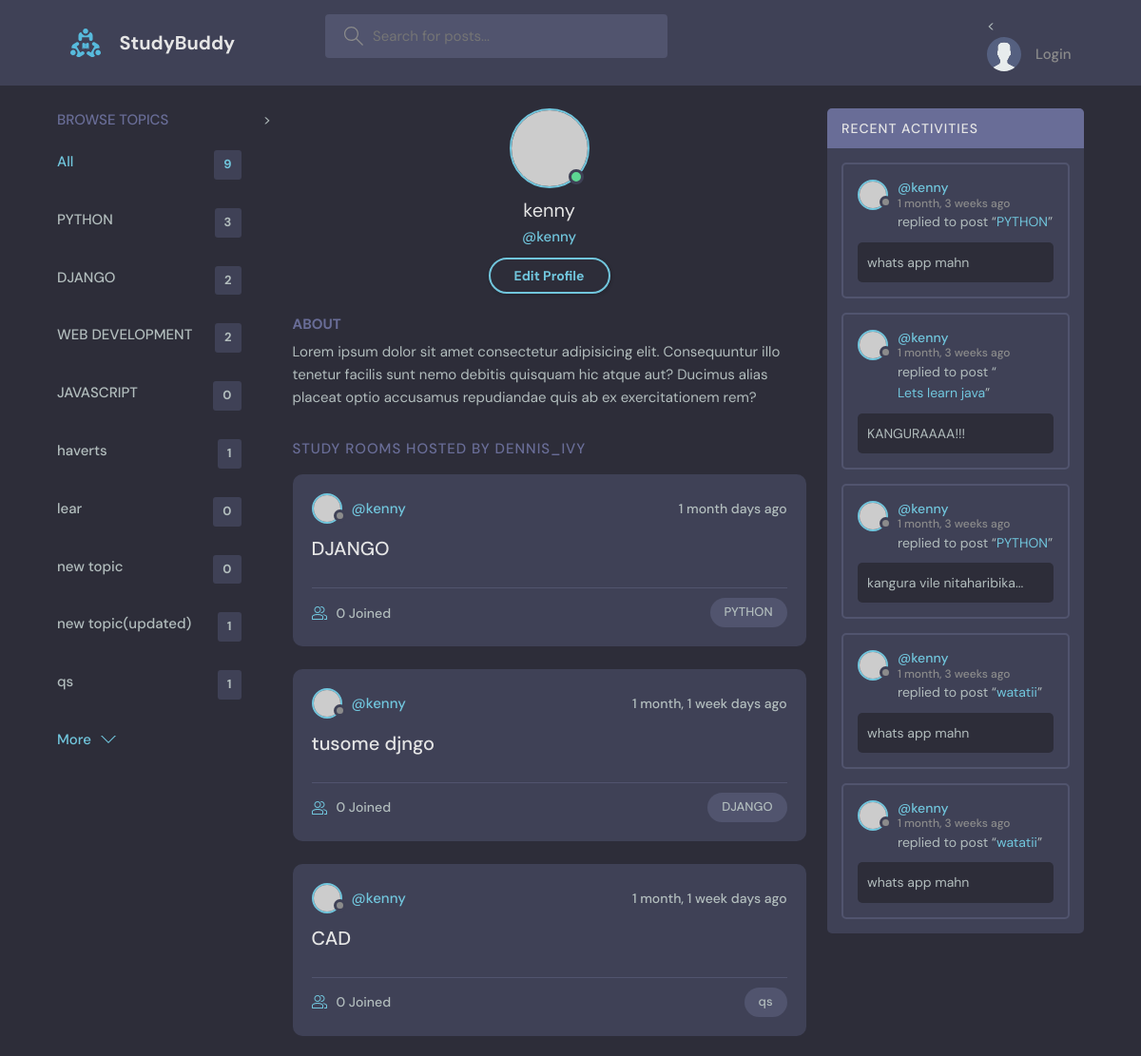
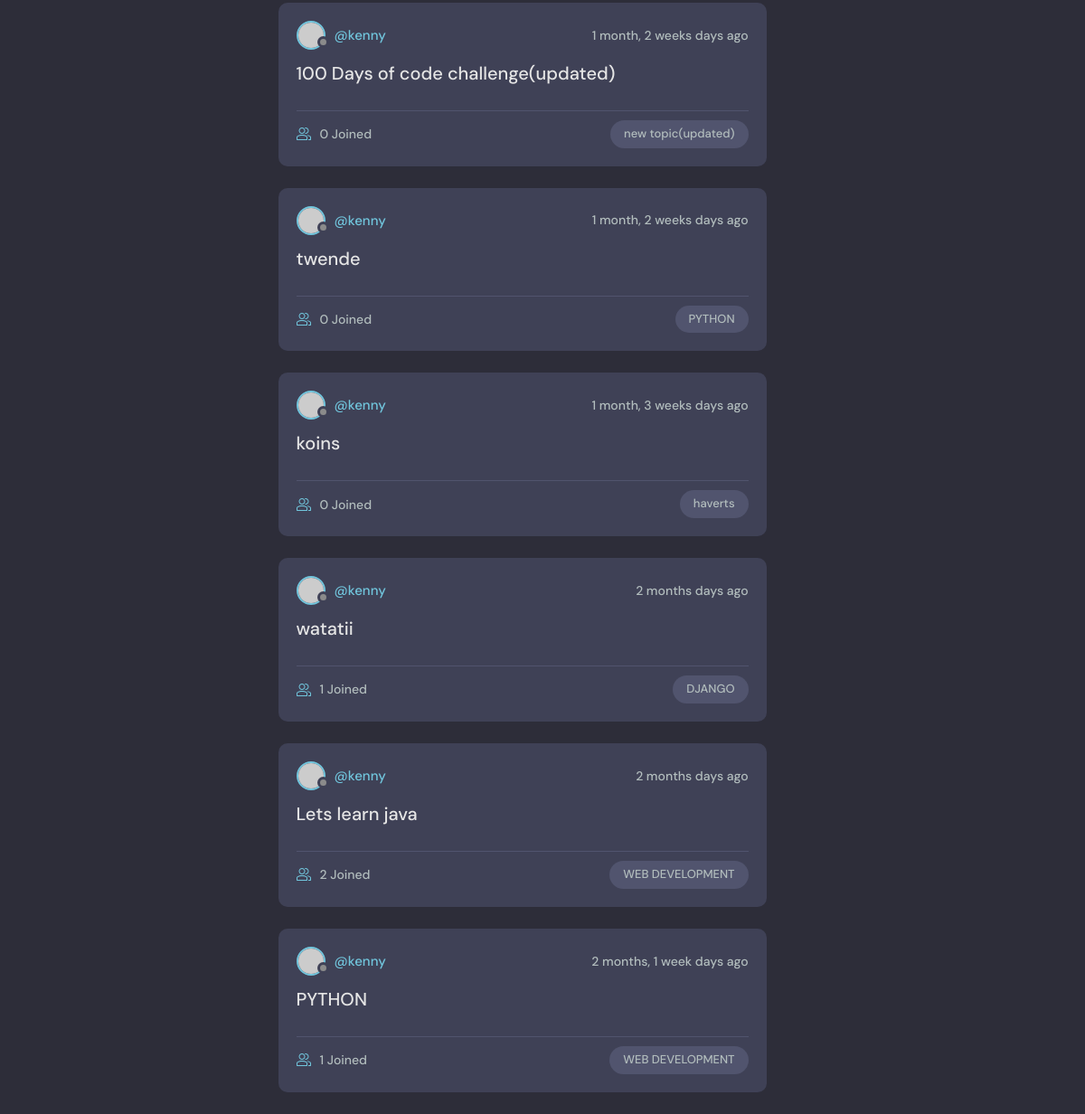
The app's page /profile/1 with its own data (2 pictures, top to bottom).
### new_app/models.py (models this page shows, shortened)
class Topic(models.Model):
    name = models.CharField(max_length=200)

class Room(models.Model):
    host = models.ForeignKey(User, on_delete=models.SET_NULL, null=True)
    topic = models.ForeignKey(Topic, on_delete=models.SET_NULL, null=True)
    name = models.CharField(max_length=200)
    description = models.TextField(null=True, blank=True)
    participants = models.ManyToManyField(User,related_name='participants', blank=True)
    updated = models.DateTimeField(auto_now=True)
    created = models.DateTimeField(auto_now_add=True)
    class Meta:
        ordering = ['-updated', '-created']
    def __str__(self):
        return self.name

class Messages(models.Model):
    user = models.ForeignKey(User, on_delete= models.CASCADE)
    room = models.ForeignKey(Room, on_delete=models.CASCADE)
    body = models.TextField()
    updated = models.DateTimeField(auto_now=True)
    created = models.DateTimeField(auto_now_add=True)
    class Meta:
        ordering = ['-updated', '-created']

### new_app/views.py (the view)
# urls.py: path('profile/<str:pk>', views.userProfile, name='user-profile'),
def userProfile(request, pk):
    user= User.objects.get(id=pk)
    rooms= user.room_set.all()
    room_messages= user.messages_set.all()
    topics= Topic.objects.all()
    context = {'user': user, 'rooms':rooms, 'room_messages': room_messages, 'topics': topics}
    return render(request, 'new_app/profile.html', context)

### new_app/templates/new_app/profile.html
{% extends 'main.html' %}
{%block content%}
  <main class="profile-page layout layout--3">
    <div class="container">
      {% include 'new_app/topics_component.html' %}>
      <div class="roomList">
        <div class="profile">
          <div class="profile__avatar">
            <div class="avatar avatar--large active">
              <img src="https://randomuser.me/api/portraits/men/11.jpg" />
            </div>
          </div>
          <div class="profile__info">
            <h3>{{user.username}}</h3>
            <p>@{{user.username}}</p>
            <a href="edit-user.html" class="btn btn--main btn--pill">Edit Profile</a>
          </div>
          <div class="profile__about">
            <h3>About</h3>
            <p>
              Lorem ipsum dolor sit amet consectetur adipisicing elit. Consequuntur illo tenetur
              facilis sunt nemo debitis quisquam hic atque aut? Ducimus alias placeat optio
              accusamus repudiandae quis ab ex exercitationem rem?
            </p>
          </div>
        </div>
        <div class="roomList__header">
          <div>
            <h2>Study Rooms Hosted by dennis_ivy</a>
            </h2>
          </div>
        </div>
        {% include 'new_app/feed_component.html' %}
      </div>
{% include 'new_app/activity_component.html' %}
    </div>
  </main>
{%endblock content%}

### templates/main.html (shortened to what this page needs)
<!DOCTYPE html>
{% load static %}
<html lang="en">
  <head>
    <link rel="stylesheet" href="{% static 'styles/style.css' %}" />
  </head>
  <body>
    {% include 'navbar.html' %}
    {% block content %}
    {% endblock %}
  </body>
</html>

### templates/navbar.html (shortened to what this page needs)
{% load static %}
<header class="header header--loggedIn">
    <div class="container">
      <a href="{% url 'home' %}" class="header__logo">
        <img src="{% static 'images/logo.svg' %}" />
        <h1>StudyBuddy</h1>
      </a>
      <form class="header__search" method="GET" action="{% url 'home' %}">
        <label>
          <input name="q"  placeholder="Search for posts..." />
        </label>
      </form>
      <nav class="header__menu">
        {% if request.user.is_authenticated %}
        <div class="header__user">
          <a href="profile.html">
            <div class="avatar avatar--medium active">
              <img src="https://randomuser.me/api/portraits/men/37.jpg" />
            </div>
            <p>{{request.user.username}} <span>@{{request.user.username}}</span></p>
          </a>
          <button class="dropdown-button">
            <svg version="1.1" xmlns="http://www.w3.org/2000/svg" width="32" height="32" viewBox="0 0 32 32">
              <title>chevron-down</title>
              <path d="M16 21l-13-13h-3l16 16 16-16h-3l-13 13z"></path>
            </svg>
          </button>
        </div>
        {% else %}
        < <a href="{% url 'login'%}">
          <img src="{% static 'images/avatar.svg' %} " />
          <p>Login</p>
        </a>
        {% endif %}
      </nav>
    </div>
  </header>

### new_app/templates/new_app/topics_component.html
<div class="topics">
       <div class="topics__header">
         <h2>Browse Topics</h2>
       </div>
       <ul class="topics__list">
         <li>
           <a href="{% url 'home' %}" class="active">All <span>{{topics.count}}</span></a>
         </li>
         {% for topic in topics %}
         <li>
           <a href="{% url 'home' %}?q={{topic.name}}">{{topic.name}} <span>{{topic.room_set.all.count}}</span></a>
         </li>
         {% endfor %}
       </ul>
       <button class="btn btn--link" href="topics.html">
         More
         <svg version="1.1" xmlns="http://www.w3.org/2000/svg" width="32" height="32" viewBox="0 0 32 32">
           <title>chevron-down</title>
           <path d="M16 21l-13-13h-3l16 16 16-16h-3l-13 13z"></path>
         </svg>
       </button>
     </div>

### new_app/templates/new_app/feed_component.html (shortened to what this page needs)
{% for room in rooms %}
<div class="roomListRoom">
    <div class="roomListRoom__header">
      <a href="{% url 'user-profile' room.host.id %}" class="roomListRoom__author">
        <div class="avatar avatar--small">
          <img src="https://randomuser.me/api/portraits/women/11.jpg" />
        </div>
        <span>@{{room.host.username}}</span>
      </a>
      <div class="roomListRoom__actions">
        <span>{{room.created | timesince}} days ago</span>
      </div>
    </div>
    <div class="roomListRoom__content">
      <a href="{% url 'room' room.id %}">{{room.name}}</a>
    </div>
    <div class="roomListRoom__meta">
      <a href="{% url 'room' room.id %}" class="roomListRoom__joined">
        {{room.participants.all.count}} Joined
      </a>
      <p class="roomListRoom__topic">{{room.topic.name}}</p>
    </div>
  </div>
{% endfor %}

### new_app/templates/new_app/activity_component.html (shortened to what this page needs)
<div class="activities">
    <div class="activities__header">
      <h2>Recent Activities</h2>
    </div>
    {% for message in room_messages %}
    <div class="activities__box">
      <div class="activities__boxHeader roomListRoom__header">
        <a href="{% url 'user-profile' message.user.id %}" class="roomListRoom__author">
          <div class="avatar avatar--small">
            <img src="https://randomuser.me/api/portraits/women/11.jpg" />
          </div>
          <p>
            @{{message.user}}
            <span>{{message.created|timesince}} ago</span>
          </p>
        </a>
      </div>
      <div class="activities__boxContent">
        <p>replied to post “<a href="{% url 'room' message.room.id %}">{{message.room}}</a>”</p>
        <div class="activities__boxRoomContent">
         {{message.body}}
        </div>
      </div>
    </div>
    {%endfor%}
  </div>

### records on screen
Topic: name "PYTHON", room_set.all.count "3"
Topic: name "DJANGO", room_set.all.count "2"
Topic: name "WEB DEVELOPMENT", room_set.all.count "2"
Topic: name "JAVASCRIPT", room_set.all.count "0"
Topic: name "haverts", room_set.all.count "1"
Topic: name "lear", room_set.all.count "0"
Topic: name "new topic", room_set.all.count "0"
Topic: name "new topic(updated)", room_set.all.count "1"
Topic: name "qs", room_set.all.count "1"
Room: host.username "kenny", created "1 month", name "DJANGO", participants.all.count "0", topic.name "PYTHON"
Room: host.username "kenny", created "1 month, 1 week", name "tusome djngo", participants.all.count "0", topic.name "DJANGO"
Room: host.username "kenny", created "1 month, 1 week", name "CAD", participants.all.count "0", topic.name "qs"
Room: host.username "kenny", created "1 month, 2 weeks", name "100 Days of code challenge(updated)", participants.all.count "0", topic.name "new topic(updated)"
Room: host.username "kenny", created "1 month, 2 weeks", name "twende", participants.all.count "0", topic.name "PYTHON"
Room: host.username "kenny", created "1 month, 3 weeks", name "koins", participants.all.count "0", topic.name "haverts"
Room: host.username "kenny", created "2 months", name "watatii", participants.all.count "1", topic.name "DJANGO"
Room: host.username "kenny", created "2 months", name "Lets learn java", participants.all.count "2", topic.name "WEB DEVELOPMENT"
Room: host.username "kenny", created "2 months, 1 week", name "PYTHON", participants.all.count "1", topic.name "WEB DEVELOPMENT"
Messages: user "kenny", created "1 month, 3 weeks", room "PYTHON", body "whats app mahn"
Messages: user "kenny", created "1 month, 3 weeks", room "Lets learn java", body "KANGURAAAA!!!"
Messages: user "kenny", created "1 month, 3 weeks", room "PYTHON", body "kangura vile nitaharibika..."
Messages: user "kenny", created "1 month, 3 weeks", room "watatii", body "whats app mahn"
Messages: user "kenny", created "1 month, 3 weeks", room "watatii", body "whats app mahn"

### other values on screen
{{ topics.count }} "9"
{{ user.username }} "kenny"
